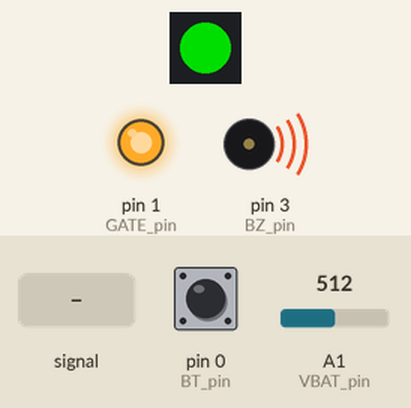
Recording of a sketch running on a simulated Arduino Uno, built with avr-gcc and run on an emulated ATmega328P. Shown: 1 RGB LEDs in strip order, left to right, output pins drawn as LEDs (lit = HIGH), buzzer (waves = sounding). The test bench sets the inputs (shaded band); at power-on: pin 0 (BT_pin) HIGH, A1 (VBAT_pin) = 512. Dim RGB values are drawn brighter than linear; EEPROM starts erased.

Above: at 2.1 s.
2.2 s: A1 (VBAT_pin) fed a 200 Hz sine of ±255 counts around its level
At 5.0 s:
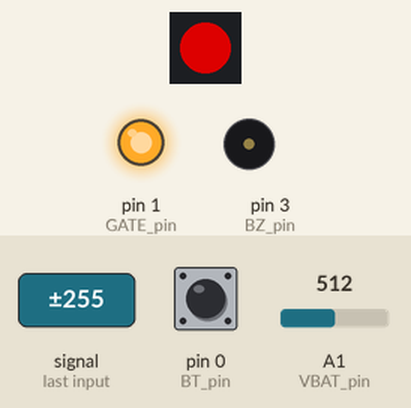
5.2 s: pin 0 (BT_pin) pulled LOW for 3.2 s
At 9.2 s:
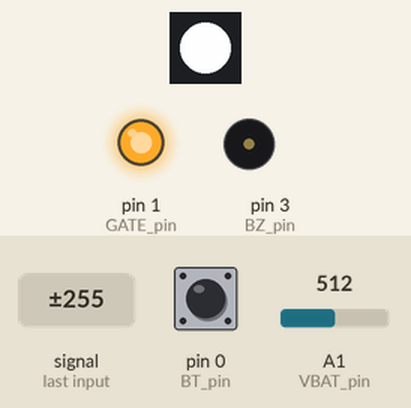
10.9 s: pin 0 (BT_pin) pulled LOW for 0.15 s
At 11.8 s:
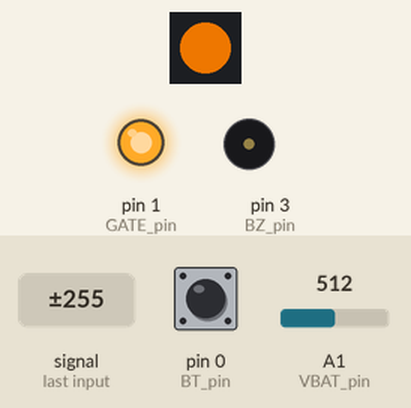
12.5 s: pin 0 (BT_pin) pulled LOW for 3.2 s
At 16.95 s:
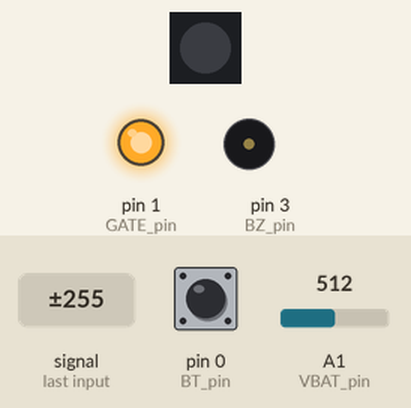
18.7 s: pin 0 (BT_pin) pulled LOW for 1 s
At 21.1 s:
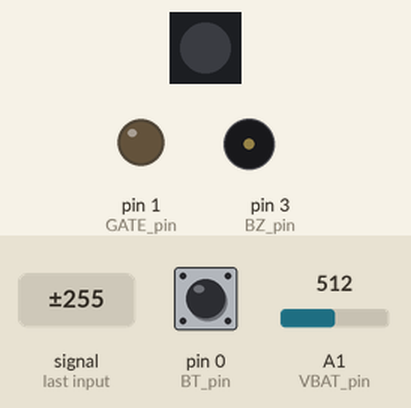
Timing chart, 0 to 22.6 s (numbered marks = the images above; inputs shaded):
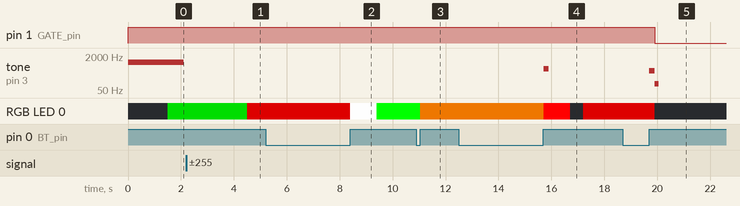

Measured:
- after the input at 2.2 s, RGB LED 0: RGB(0, 150, 0) → RGB(150, 0, 0) after 2.3 s
- after the input at 10.9 s, RGB LED 0: RGB(0, 255, 0) → RGB(200, 100, 0) after 0.15 s
- after the input at 12.5 s, tone on pin 3 (BZ_pin): silent → 500 Hz after 3.2 s, → silent 0.20 s later; RGB LED 0: RGB(200, 100, 0) → RGB(255, 0, 0) after 3.2 s, → off 1.0 s later, → RGB(150, 0, 0) 0.50 s later
- after the input at 18.7 s, pin 1 (GATE_pin): HIGH → LOW after 1.2 s

The sketch:

PPmini_code.ino
```cpp
// ATtinyCore AT85 (https://github.com/SpenceKonde/ATTinyCore)
// millis and tone, 8mhz
// upload through USBTinyISP


#define voltage_scale   4.975   // play with this number to adjust voltage scale
#define R1              10000   // Voltage Divider Resistor1 10k
#define R2              10000   // Voltage Divider Resistor2 10k

#define BZ_pin          3       // Buzzer
#define GATE_pin        1       // Mosfet
#define VBAT_pin        A1      // vsens pin
#define BT_pin          0       // Button
#define LED_pin         4       // LED
#define longpresstime   1000    // in ms
#define alarmADDR       1       // EEPROM Adress

#include <EEPROM.h>
#include <Adafruit_NeoPixel.h>
Adafruit_NeoPixel pixels = Adafruit_NeoPixel(1, LED_pin, NEO_GRB + NEO_KHZ800);

byte pressedbut = 0;
byte i_butt = 0;
float voltage;
float cellvoltage;
byte celldetect = 0;
long previousMillis = 0;
long buzzermillis = 0;
byte alarmstate = 0; //lst
int vsens;
byte onstate = 1; //lst
int timer = 0;
int32_t alarmvalueEEP;
float alarmvoltage;
int menuselect;

void setup() {
  //pinMode(BZ_pin, OUTPUT);        //Buzzer
  pinMode(GATE_pin, OUTPUT);      //Mosfet Gate
  pinMode(VBAT_pin, INPUT);       //Voltage Input
  pinMode(BT_pin, INPUT_PULLUP);  //Button
  //pinMode(LED_pin, OUTPUT);       //Status LED

  pixels.begin(); // This initializes the NeoPixel library.
  pixels.clear();

  alarmvalueEEP = EEPROM.read(alarmADDR);

  if (alarmvalueEEP == 1)
  {
    alarmvoltage = 3.35;
  }
  else if (alarmvalueEEP == 2)
  {
    alarmvoltage = 3.25;
  }
  else if (alarmvalueEEP == 3)
  {
    alarmvoltage = 3.15;
  }
  else { }


digitalWrite(GATE_pin, HIGH);

}


byte buttoncheck()
{
  int i_butt = 0;
  byte buttonz = 0;
  if (digitalRead(BT_pin) != 1) {
    while (digitalRead(BT_pin) != 1)
    {
      delay(2);
      i_butt++;
    }
    buttonz = 1; //Button pressed

    if (i_butt > (longpresstime / 2))
    {
      buttonz += 1; //Button pressed long
      delay(2);
    }

  }


  pressedbut = buttonz;
  return buttonz;
}


void loop(void) {

  if (menuselect != 1) {

    buttoncheck();
    ReadVoltage();


    if (celldetect == 0) {

      //do something while voltage is not there yet
      tone(BZ_pin, 1000, 600); //beep for 500ms
    }

    else {

      if (cellvoltage < alarmvoltage) {
        unsigned long buzzertime = millis();
        if (buzzertime - buzzermillis > 1000) { // one second loop
          buzzermillis = buzzertime;

          if (alarmstate == 0) {
            alarmstate = 1;
            tone(BZ_pin, 500, 200); //beep for 200ms
            pixels.setPixelColor(0, 255, 0, 0); // red
            pixels.show();

          }
          else {
            alarmstate = 0;
            noTone(BZ_pin); //no beep
            pixels.setPixelColor(0, 0, 0, 0); // off
            pixels.show();
          }
        }
        else { }
      }


      if (pressedbut == 1) {

        if (onstate == 0) {
          onstate = 1;
          tone(BZ_pin, 100, 200); //beep for 100ms
          delay(200);
          tone(BZ_pin, 400, 150); //beep for 400ms
          //digitalWrite(LED_pin, HIGH);
          digitalWrite(GATE_pin, HIGH);

        }
        else {
          onstate = 0;
          tone(BZ_pin, 400, 200); //beep for 400ms
          delay(200);
          tone(BZ_pin, 100, 150); //beep for 100ms
          //digitalWrite(LED_pin, LOW);
          digitalWrite(GATE_pin, LOW);
        }
      }

      if (pressedbut == 2)
      {
        menuselect = 1;
        menu();
      }
      else { }

      updateLED();
    }

  }
  else {  }

}

void ReadVoltage(void) {

  vsens = analogRead(VBAT_pin);

  unsigned long updatetime = millis();

  if (updatetime - previousMillis > 1500) { // update voltage reading after some time
    previousMillis = updatetime;

    voltage = vsens * (voltage_scale / 1023.0) * ((R1 + R2) / R2); // Convert the analog reading (which goes from 0 - 1023) to a voltage, considering the voltage divider:

    if (celldetect == 0) {
      //detect cell count (dont really needed as the hardware is ment to be a 2S pack only)

      if (voltage > 17.1) {
        celldetect = 5;
      }
      else if ((voltage <= 17.1) && (voltage > 12.8)) {
        celldetect = 4;
      }
      else if ((voltage <= 12.8) && (voltage > 8.8)) {
        celldetect = 3;
      }
      else if ((voltage <= 8.8) && (voltage > 5.5)) {
        celldetect = 2;
      }
      else {
        celldetect = 1;
      }
    }

    cellvoltage = voltage / celldetect;

  }


}


void updateLED(void) {

  if (onstate == 1) {

    if (cellvoltage >= 3.65) {
      pixels.setPixelColor(0, 0, 150, 0); // green
      pixels.show();
    }
    else if ((cellvoltage < 3.65) && (cellvoltage >= 3.45)) {
      pixels.setPixelColor(0, 150, 69, 0); // yellow
      pixels.show();
    }
    else if ((cellvoltage < 3.45) && (cellvoltage >= alarmvoltage)) {
      pixels.setPixelColor(0, 150, 0, 0); // red
      pixels.show();
    }
    else if (cellvoltage < alarmvoltage) {
      //blinking red

      if (timer <= 2000) {
        // pixels.setPixelColor(0, 255, 0, 0); // blue just for testing
        // pixels.show();
        timer++;

        if ((timer <= 1000) && (timer < 2000)) {
          //  pixels.setPixelColor(0, 0, 0, 0); // off
          //  pixels.show();
        }

        if (timer == 2000) {
          timer = 0;
        }

      }

    }

  }

  else {
    pixels.setPixelColor(0, 0, 0, 0); // off
    pixels.show();
  }
}


void menu() {
  while (menuselect == 1) {
    buttoncheck();

    if (pressedbut == 2) {

      EEPROM.write(alarmADDR, alarmvalueEEP);
      tone(BZ_pin, 1000, 600); //beep for 500ms
      pixels.clear();
      menuselect = 0;
      return;
    }


    if (alarmvalueEEP == 1) { // green 3.35

      if (pressedbut == 1) {
        alarmvoltage = 3.25;
        alarmvalueEEP = 2;
      }

      //led color here
      pixels.setPixelColor(0, 0, 255, 0); // ^ green
      pixels.show();

    }
    else if (alarmvalueEEP == 2) { //yellow 3.25
      if (pressedbut == 1) {
        alarmvoltage = 3.15;
        alarmvalueEEP = 3;
      }
      //led color here
      pixels.setPixelColor(0, 200, 100, 0); // ^ yellow
      pixels.show();


    }

    else if (alarmvalueEEP == 3) { //red 3.15
      if (pressedbut == 1) {
        alarmvoltage = 3.35;
        alarmvalueEEP = 1;
      }
      //led color here
      pixels.setPixelColor(0, 255, 0, 0); // ^ white
      pixels.show();

    }

    else {
pixels.setPixelColor(0, 250, 250, 250); // ^ white for error
      pixels.show();
      delay(1000);
      alarmvalueEEP = 1;
      }

  }

}
```
